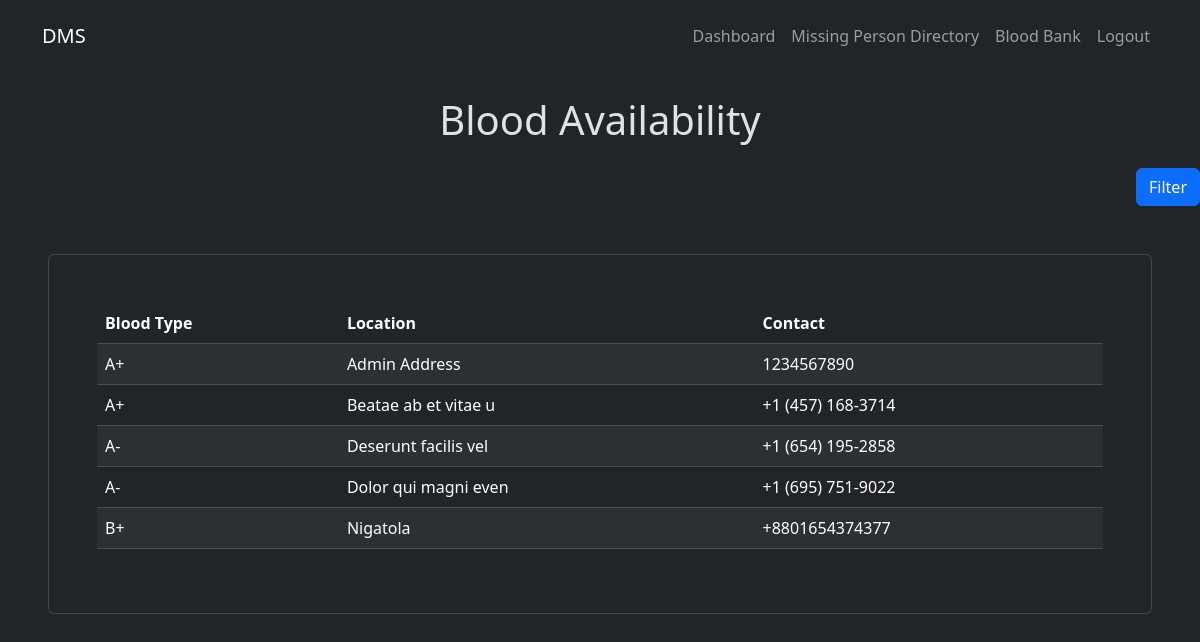
Page /bloodavailability on the committed database.
### models/user.py (models this page shows, shortened)
class User(db.Model):
    __tablename__ = 'users'
    id = db.Column(db.Integer, primary_key=True, autoincrement=True)
    username = db.Column(db.String(50), unique=True, nullable=False)
    name = db.Column(db.String(100), nullable=False)
    nid = db.Column(db.String(20), nullable=False)
    date_of_birth = db.Column(db.String(10), nullable=False)
    email = db.Column(db.String(100), unique=True, nullable=False)
    address = db.Column(db.String(200), nullable=False)
    password = db.Column(db.String(100), nullable=False)
    contact = db.Column(db.String(20), nullable=False)
    blood_type = db.Column(db.String(3), nullable=False)
    role = db.Column(db.String(20), default='user', nullable=False)
    blood_donation = db.Column(db.String(6))
    @staticmethod
    def getAlluser():
        return User.query.filter_by(blood_donation="True").order_by(User.address, User.blood_type).all()

### app.py (the view)
@app.route('/bloodavailability', methods=['GET', 'POST'])
def bloodavailability():
    if request.method == 'GET':
        user = User.getAlluser()
        return render_template('bloodavailability.html', user=user)
    elif request.method == 'POST':
        bloodgroup = request.form['bloodgroup']
        location = request.form['location']
        is_success = User.filter_bloodbank(bloodgroup, location)
        return render_template('bloodavailability.html', user=is_success)

### templates/bloodavailability.html (shortened to what this page needs)
{% extends "base.html" %}
{% block content %}
<h1 class="text-center mb-4 mt-4">Blood Availability</h1>
<div class="d-flex justify-content-end">
    <button type="button" class="btn btn-primary ms-2" data-bs-toggle="modal" data-bs-target="#filterModal">
        Filter
    </button>
</div>
<div class="card p-5 m-5">
    <div class="table-responsive">
        <table class="table table-striped">
            <thead>
                <tr>
                    <th>Blood Type</th>
                    <th>Location</th>
                    <th>Contact</th>
                </tr>
            </thead>
            <tbody>
                {% for i in user %}
                <tr>
                    <td>{{ i.blood_type }}</td>
                    <td>{{ i.address }}</td>
                    <td>{{ i.contact }}</td>
                </tr>
                {% endfor %}
            </tbody>
        </table>
    </div>
</div>
{% endblock %}

### rows in the picture
User: blood_type "A+", address "Admin Address", contact "1234567890"
User: blood_type "A+", address "Beatae ab et vitae u", contact "+1 (457) 168-3714"
User: blood_type "A-", address "Deserunt facilis vel", contact "+1 (654) 195-2858"
User: blood_type "A-", address "Dolor qui magni even", contact "+1 (695) 751-9022"
User: blood_type "B+", address "Nigatola", contact "+8801654374377"
